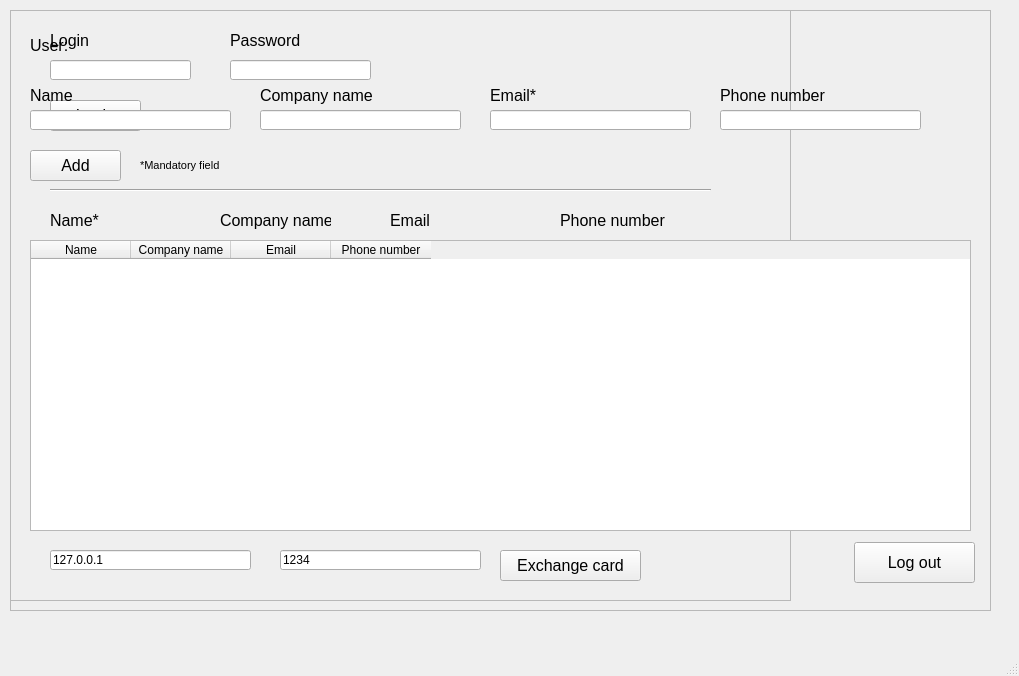
<?xml version="1.0" encoding="UTF-8"?>
<ui version="4.0">
 <class>MainWindow</class>
 <widget class="QMainWindow" name="MainWindow">
  <property name="geometry">
   <rect>
    <x>0</x>
    <y>0</y>
    <width>1019</width>
    <height>676</height>
   </rect>
  </property>
  <property name="windowTitle">
   <string>MainWindow</string>
  </property>
  <widget class="QWidget" name="centralwidget">
   <widget class="QFrame" name="frame_login">
    <property name="geometry">
     <rect>
      <x>10</x>
      <y>10</y>
      <width>781</width>
      <height>591</height>
     </rect>
    </property>
    <property name="frameShape">
     <enum>QFrame::StyledPanel</enum>
    </property>
    <property name="frameShadow">
     <enum>QFrame::Raised</enum>
    </property>
    <widget class="Line" name="line">
     <property name="geometry">
      <rect>
       <x>40</x>
       <y>170</y>
       <width>661</width>
       <height>20</height>
      </rect>
     </property>
     <property name="orientation">
      <enum>Qt::Horizontal</enum>
     </property>
    </widget>
    <widget class="QPushButton" name="pushButton_createProfile">
     <property name="geometry">
      <rect>
       <x>40</x>
       <y>360</y>
       <width>131</width>
       <height>41</height>
      </rect>
     </property>
     <property name="font">
      <font>
       <pointsize>12</pointsize>
      </font>
     </property>
     <property name="text">
      <string>Create profile</string>
     </property>
    </widget>
    <widget class="QLabel" name="label_2">
     <property name="geometry">
      <rect>
       <x>210</x>
       <y>200</y>
       <width>111</width>
       <height>20</height>
      </rect>
     </property>
     <property name="font">
      <font>
       <pointsize>12</pointsize>
      </font>
     </property>
     <property name="text">
      <string>Company name</string>
     </property>
    </widget>
    <widget class="QLineEdit" name="lineEdit_phone">
     <property name="geometry">
      <rect>
       <x>550</x>
       <y>230</y>
       <width>141</width>
       <height>20</height>
      </rect>
     </property>
    </widget>
    <widget class="QLabel" name="label_4">
     <property name="geometry">
      <rect>
       <x>550</x>
       <y>200</y>
       <width>111</width>
       <height>20</height>
      </rect>
     </property>
     <property name="font">
      <font>
       <pointsize>12</pointsize>
      </font>
     </property>
     <property name="text">
      <string>Phone number</string>
     </property>
    </widget>
    <widget class="QLabel" name="label_9">
     <property name="geometry">
      <rect>
       <x>220</x>
       <y>20</y>
       <width>91</width>
       <height>20</height>
      </rect>
     </property>
     <property name="font">
      <font>
       <pointsize>12</pointsize>
      </font>
     </property>
     <property name="text">
      <string>Password</string>
     </property>
    </widget>
    <widget class="QLabel" name="label_6">
     <property name="geometry">
      <rect>
       <x>40</x>
       <y>260</y>
       <width>91</width>
       <height>20</height>
      </rect>
     </property>
     <property name="font">
      <font>
       <pointsize>12</pointsize>
      </font>
     </property>
     <property name="text">
      <string>Login*</string>
     </property>
    </widget>
    <widget class="QLabel" name="label_createProfile">
     <property name="geometry">
      <rect>
       <x>40</x>
       <y>410</y>
       <width>401</width>
       <height>31</height>
      </rect>
     </property>
     <property name="font">
      <font>
       <pointsize>12</pointsize>
      </font>
     </property>
     <property name="text">
      <string/>
     </property>
    </widget>
    <widget class="QLabel" name="label_7">
     <property name="geometry">
      <rect>
       <x>210</x>
       <y>260</y>
       <width>91</width>
       <height>20</height>
      </rect>
     </property>
     <property name="font">
      <font>
       <pointsize>12</pointsize>
      </font>
     </property>
     <property name="text">
      <string>Password*</string>
     </property>
    </widget>
    <widget class="QLineEdit" name="lineEdit_email">
     <property name="geometry">
      <rect>
       <x>380</x>
       <y>230</y>
       <width>141</width>
       <height>20</height>
      </rect>
     </property>
    </widget>
    <widget class="QLabel" name="label_login">
     <property name="geometry">
      <rect>
       <x>40</x>
       <y>130</y>
       <width>401</width>
       <height>31</height>
      </rect>
     </property>
     <property name="font">
      <font>
       <pointsize>12</pointsize>
      </font>
     </property>
     <property name="text">
      <string/>
     </property>
    </widget>
    <widget class="QLineEdit" name="lineEdit_companyName">
     <property name="geometry">
      <rect>
       <x>210</x>
       <y>230</y>
       <width>141</width>
       <height>20</height>
      </rect>
     </property>
    </widget>
    <widget class="QLabel" name="label_3">
     <property name="geometry">
      <rect>
       <x>380</x>
       <y>200</y>
       <width>111</width>
       <height>20</height>
      </rect>
     </property>
     <property name="font">
      <font>
       <pointsize>12</pointsize>
      </font>
     </property>
     <property name="text">
      <string>Email</string>
     </property>
    </widget>
    <widget class="QLineEdit" name="lineEdit_createLogin">
     <property name="geometry">
      <rect>
       <x>40</x>
       <y>290</y>
       <width>141</width>
       <height>20</height>
      </rect>
     </property>
    </widget>
    <widget class="QPushButton" name="pushButton_login">
     <property name="geometry">
      <rect>
       <x>40</x>
       <y>90</y>
       <width>91</width>
       <height>31</height>
      </rect>
     </property>
     <property name="font">
      <font>
       <pointsize>12</pointsize>
      </font>
     </property>
     <property name="text">
      <string>Login</string>
     </property>
    </widget>
    <widget class="QLineEdit" name="lineEdit_name">
     <property name="geometry">
      <rect>
       <x>40</x>
       <y>230</y>
       <width>141</width>
       <height>20</height>
      </rect>
     </property>
    </widget>
    <widget class="QLineEdit" name="lineEdit_createPassword">
     <property name="geometry">
      <rect>
       <x>210</x>
       <y>290</y>
       <width>141</width>
       <height>20</height>
      </rect>
     </property>
     <property name="font">
      <font>
       <family>MS UI Gothic</family>
      </font>
     </property>
     <property name="echoMode">
      <enum>QLineEdit::Password</enum>
     </property>
    </widget>
    <widget class="QLabel" name="label">
     <property name="geometry">
      <rect>
       <x>40</x>
       <y>200</y>
       <width>91</width>
       <height>20</height>
      </rect>
     </property>
     <property name="font">
      <font>
       <pointsize>12</pointsize>
      </font>
     </property>
     <property name="text">
      <string>Name*</string>
     </property>
    </widget>
    <widget class="QLabel" name="label_5">
     <property name="geometry">
      <rect>
       <x>40</x>
       <y>330</y>
       <width>111</width>
       <height>21</height>
      </rect>
     </property>
     <property name="font">
      <font>
       <pointsize>8</pointsize>
      </font>
     </property>
     <property name="text">
      <string>*Mandatory fields</string>
     </property>
    </widget>
    <widget class="QLabel" name="label_8">
     <property name="geometry">
      <rect>
       <x>40</x>
       <y>20</y>
       <width>91</width>
       <height>20</height>
      </rect>
     </property>
     <property name="font">
      <font>
       <pointsize>12</pointsize>
      </font>
     </property>
     <property name="text">
      <string>Login</string>
     </property>
    </widget>
    <widget class="QLineEdit" name="lineEdit_password">
     <property name="geometry">
      <rect>
       <x>220</x>
       <y>50</y>
       <width>141</width>
       <height>20</height>
      </rect>
     </property>
     <property name="echoMode">
      <enum>QLineEdit::Password</enum>
     </property>
    </widget>
    <widget class="QLineEdit" name="lineEdit_login">
     <property name="geometry">
      <rect>
       <x>40</x>
       <y>50</y>
       <width>141</width>
       <height>20</height>
      </rect>
     </property>
    </widget>
   </widget>
   <widget class="QFrame" name="frame_library">
    <property name="geometry">
     <rect>
      <x>10</x>
      <y>10</y>
      <width>981</width>
      <height>601</height>
     </rect>
    </property>
    <property name="frameShape">
     <enum>QFrame::StyledPanel</enum>
    </property>
    <property name="frameShadow">
     <enum>QFrame::Raised</enum>
    </property>
    <widget class="QLabel" name="label_user">
     <property name="geometry">
      <rect>
       <x>20</x>
       <y>20</y>
       <width>201</width>
       <height>31</height>
      </rect>
     </property>
     <property name="font">
      <font>
       <pointsize>12</pointsize>
      </font>
     </property>
     <property name="text">
      <string>User:</string>
     </property>
    </widget>
    <widget class="QPushButton" name="pushButton_logOut">
     <property name="geometry">
      <rect>
       <x>844</x>
       <y>532</y>
       <width>121</width>
       <height>41</height>
      </rect>
     </property>
     <property name="font">
      <font>
       <pointsize>12</pointsize>
      </font>
     </property>
     <property name="text">
      <string>Log out</string>
     </property>
    </widget>
    <widget class="QLabel" name="label_User_2">
     <property name="geometry">
      <rect>
       <x>20</x>
       <y>70</y>
       <width>61</width>
       <height>31</height>
      </rect>
     </property>
     <property name="font">
      <font>
       <pointsize>12</pointsize>
      </font>
     </property>
     <property name="text">
      <string>Name</string>
     </property>
    </widget>
    <widget class="QLabel" name="label_User_3">
     <property name="geometry">
      <rect>
       <x>250</x>
       <y>70</y>
       <width>201</width>
       <height>31</height>
      </rect>
     </property>
     <property name="font">
      <font>
       <pointsize>12</pointsize>
      </font>
     </property>
     <property name="text">
      <string>Company name</string>
     </property>
    </widget>
    <widget class="QLabel" name="label_User_4">
     <property name="geometry">
      <rect>
       <x>480</x>
       <y>70</y>
       <width>201</width>
       <height>31</height>
      </rect>
     </property>
     <property name="font">
      <font>
       <pointsize>12</pointsize>
      </font>
     </property>
     <property name="text">
      <string>Email*</string>
     </property>
    </widget>
    <widget class="QLabel" name="label_User_5">
     <property name="geometry">
      <rect>
       <x>710</x>
       <y>70</y>
       <width>201</width>
       <height>31</height>
      </rect>
     </property>
     <property name="font">
      <font>
       <pointsize>12</pointsize>
      </font>
     </property>
     <property name="text">
      <string>Phone number</string>
     </property>
    </widget>
    <widget class="QLineEdit" name="lineEdit_addName">
     <property name="geometry">
      <rect>
       <x>20</x>
       <y>100</y>
       <width>201</width>
       <height>20</height>
      </rect>
     </property>
    </widget>
    <widget class="QLineEdit" name="lineEdit_addCompany">
     <property name="geometry">
      <rect>
       <x>250</x>
       <y>100</y>
       <width>201</width>
       <height>20</height>
      </rect>
     </property>
    </widget>
    <widget class="QLineEdit" name="lineEdit_addEmail">
     <property name="geometry">
      <rect>
       <x>480</x>
       <y>100</y>
       <width>201</width>
       <height>20</height>
      </rect>
     </property>
    </widget>
    <widget class="QLineEdit" name="lineEdit_addPhone">
     <property name="geometry">
      <rect>
       <x>710</x>
       <y>100</y>
       <width>201</width>
       <height>20</height>
      </rect>
     </property>
    </widget>
    <widget class="QPushButton" name="pushButton_add">
     <property name="geometry">
      <rect>
       <x>20</x>
       <y>140</y>
       <width>91</width>
       <height>31</height>
      </rect>
     </property>
     <property name="font">
      <font>
       <pointsize>12</pointsize>
      </font>
     </property>
     <property name="text">
      <string>Add</string>
     </property>
    </widget>
    <widget class="QLabel" name="label_add">
     <property name="geometry">
      <rect>
       <x>20</x>
       <y>180</y>
       <width>441</width>
       <height>31</height>
      </rect>
     </property>
     <property name="font">
      <font>
       <pointsize>8</pointsize>
      </font>
     </property>
     <property name="text">
      <string/>
     </property>
    </widget>
    <widget class="QPushButton" name="pushButton_exchange">
     <property name="geometry">
      <rect>
       <x>490</x>
       <y>540</y>
       <width>141</width>
       <height>31</height>
      </rect>
     </property>
     <property name="font">
      <font>
       <pointsize>12</pointsize>
      </font>
     </property>
     <property name="text">
      <string>Exchange card</string>
     </property>
    </widget>
    <widget class="QLineEdit" name="lineEdit_ip">
     <property name="geometry">
      <rect>
       <x>40</x>
       <y>540</y>
       <width>201</width>
       <height>20</height>
      </rect>
     </property>
     <property name="text">
      <string>127.0.0.1</string>
     </property>
    </widget>
    <widget class="QLineEdit" name="lineEdit_port">
     <property name="geometry">
      <rect>
       <x>270</x>
       <y>540</y>
       <width>201</width>
       <height>20</height>
      </rect>
     </property>
     <property name="text">
      <string>1234</string>
     </property>
    </widget>
    <widget class="QLabel" name="label_add_2">
     <property name="geometry">
      <rect>
       <x>40</x>
       <y>570</y>
       <width>591</width>
       <height>21</height>
      </rect>
     </property>
     <property name="font">
      <font>
       <pointsize>8</pointsize>
      </font>
     </property>
     <property name="text">
      <string/>
     </property>
    </widget>
    <widget class="QLabel" name="label_add_3">
     <property name="geometry">
      <rect>
       <x>130</x>
       <y>140</y>
       <width>441</width>
       <height>31</height>
      </rect>
     </property>
     <property name="font">
      <font>
       <pointsize>8</pointsize>
      </font>
     </property>
     <property name="text">
      <string>*Mandatory field</string>
     </property>
    </widget>
    <widget class="QTableWidget" name="tableWidget_library">
     <property name="geometry">
      <rect>
       <x>20</x>
       <y>230</y>
       <width>941</width>
       <height>291</height>
      </rect>
     </property>
     <property name="editTriggers">
      <set>QAbstractItemView::NoEditTriggers</set>
     </property>
     <property name="alternatingRowColors">
      <bool>true</bool>
     </property>
     <property name="rowCount">
      <number>0</number>
     </property>
     <property name="columnCount">
      <number>4</number>
     </property>
     <attribute name="horizontalHeaderCascadingSectionResizes">
      <bool>false</bool>
     </attribute>
     <attribute name="verticalHeaderCascadingSectionResizes">
      <bool>false</bool>
     </attribute>
     <column>
      <property name="text">
       <string>Name</string>
      </property>
     </column>
     <column>
      <property name="text">
       <string>Company name</string>
      </property>
     </column>
     <column>
      <property name="text">
       <string>Email</string>
      </property>
     </column>
     <column>
      <property name="text">
       <string>Phone number</string>
      </property>
     </column>
    </widget>
   </widget>
  </widget>
  <widget class="QMenuBar" name="menubar">
   <property name="geometry">
    <rect>
     <x>0</x>
     <y>0</y>
     <width>1019</width>
     <height>21</height>
    </rect>
   </property>
  </widget>
  <widget class="QStatusBar" name="statusbar"/>
 </widget>
 <resources/>
 <connections/>
</ui>
